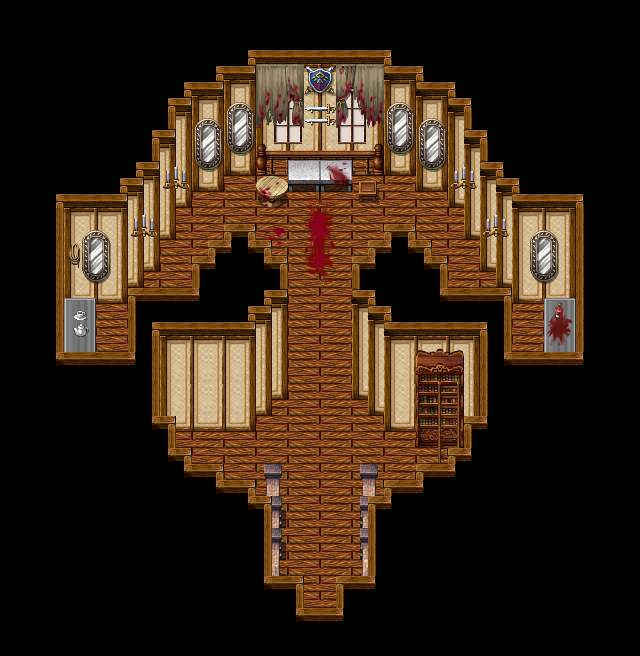

A level layout from a 2D game, rendered from its tile map. Below: a short description, then the map file with tile-grid data replaced by summaries:
An orthogonal 40x41 tile map with 16x16 px tiles, 9 tile layers (floor, walls, items, items, ...), 1 hidden layer not drawn, 7 tilesets and 4 objects (2x object, teleport, script).

<map version="1.0" orientation="orthogonal" width="40" height="41" tilewidth="16" tileheight="16">
 <properties>
  <property name="name" value="Mirror Hall" />
 </properties>
 <tileset firstgid="1" name="walls_2" tilewidth="16" tileheight="16">
  <image source="../graphics/tiles/walls_2.png" width="512" height="690" />
 </tileset>
 <tileset firstgid="1377" name="mansion" tilewidth="16" tileheight="16">
  <image source="../graphics/tiles/mansion.png" width="611" height="770" />
 </tileset>
 <tileset firstgid="3201" name="floors_2" tilewidth="16" tileheight="16">
  <image source="../graphics/tiles/floors_2.png" width="256" height="512" />
 </tileset>
 <tileset firstgid="3713" name="library" tilewidth="16" tileheight="16">
  <image source="../graphics/tiles/library.png" width="500" height="715" />
 </tileset>
 <tileset firstgid="5077" name="furniture_2" tilewidth="16" tileheight="16">
  <image source="../graphics/tiles/furniture_2.png" width="512" height="512" />
 </tileset>
 <tileset firstgid="6101" name="stuff" tilewidth="16" tileheight="16">
  <image source="../graphics/tiles/stuff.png" width="512" height="512" />
 </tileset>
 <tileset firstgid="7125" name="bloodythings" tilewidth="16" tileheight="16">
  <image source="../graphics/tiles/bloodythings.png" width="512" height="512" />
 </tileset>
 <layer name="floor" width="40" height="41">
  <data>[1640 cells, 1600 non-empty, 8 distinct tile ids]</data>
 </layer>
 <layer name="walls" width="40" height="41">
  <data>[1640 cells, 303 non-empty, 16 distinct tile ids]</data>
 </layer>
 <layer name="items" width="40" height="41">
  <data>[1640 cells, 157 non-empty, 93 distinct tile ids]</data>
 </layer>
 <layer name="items" width="40" height="41">
  <data>[1640 cells, 102 non-empty, 76 distinct tile ids]</data>
 </layer>
 <layer name="items" width="40" height="41">
  <data>[1640 cells, 16 non-empty, 16 distinct tile ids]</data>
 </layer>
 <layer name="clickables" width="40" height="41">
  <data>[1640 cells, 0 non-empty, 0 distinct tile ids]</data>
 </layer>
 <layer name="hero" width="40" height="41">
  <data>[1640 cells, 0 non-empty, 0 distinct tile ids]</data>
 </layer>
 <layer name="items" width="40" height="41">
  <data>[1640 cells, 10 non-empty, 4 distinct tile ids]</data>
 </layer>
 <layer name="overhead map" width="40" height="41">
  <data>[1640 cells, 1102 non-empty, 17 distinct tile ids]</data>
 </layer>
 <layer name="collision" width="40" height="41" visible="0" opacity="0.7">
  <data>[1640 cells, 1397 non-empty, 1 distinct tile ids]</data>
 </layer>
 <objectgroup name="objects" width="40" height="41">
  <object name="tplefthallway" type="teleport" x="304" y="624" width="32" height="32">
   <properties>
    <property name="sound" value="doormove6" />
    <property name="target" value="lefthallway" />
    <property name="x" value="39" />
    <property name="y" value="8" />
   </properties>
  </object>
  <object name="librarykey" type="object" x="320" y="160" width="16" height="16">
   <properties>
    <property name="func" value="mirrorhall_librarykey" />
    <property name="image" value="library_key.png" />
   </properties>
  </object>
  <object name="claire" type="object" x="304" y="208" width="32" height="32">
   <properties>
    <property name="func" value="mirrorhall_claire" />
    <property name="image" value="dead_claire.png" />
   </properties>
  </object>
 </objectgroup>
 <objectgroup name="scripts" width="40" height="41">
  <object name="murderscene" type="script" x="288" y="336" width="64" height="32">
   <properties>
    <property name="func" value="mirrorhall_murderscene" />
   </properties>
  </object>
 </objectgroup>
</map>
